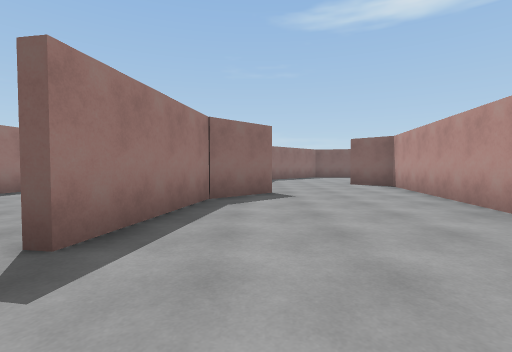
[1] (above)

22 first-person views from a walk through a scene from a Unity 3-D project. The camera is 1.2 m above the floor, tilts 2° down and sees 85° across. The floor is counted in squares, 2 m on a side. Each view is taken from the middle of a square. On the plan, view 1 faces up. The plan holds only what a view shows up to about 9 squares ahead; the rest is blank. The place goes on beyond the plan. Surface patterns are stand-ins for the level's own textures.

[2]
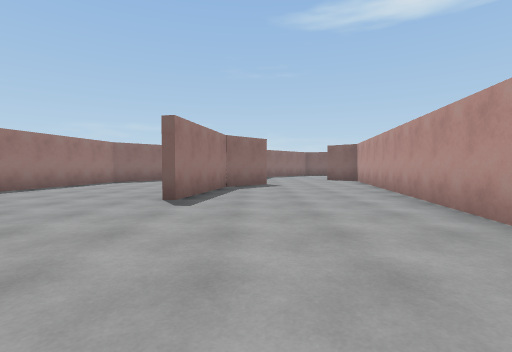

[3]
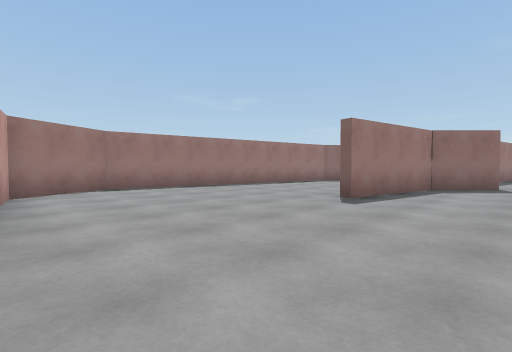

[4]
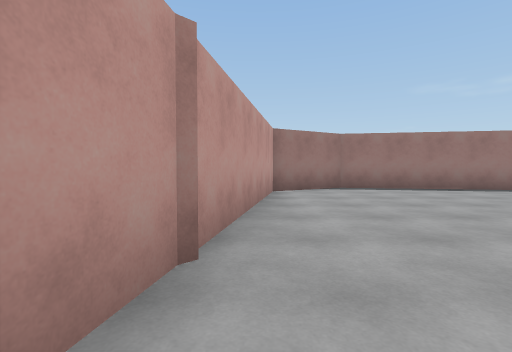

[5]
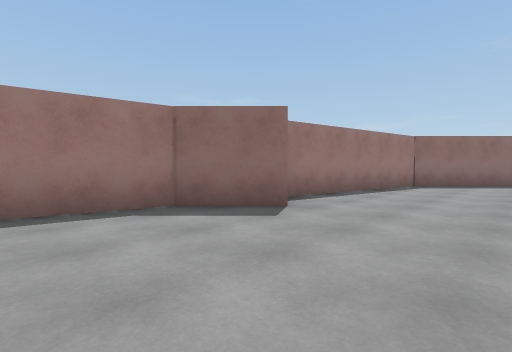

[6]
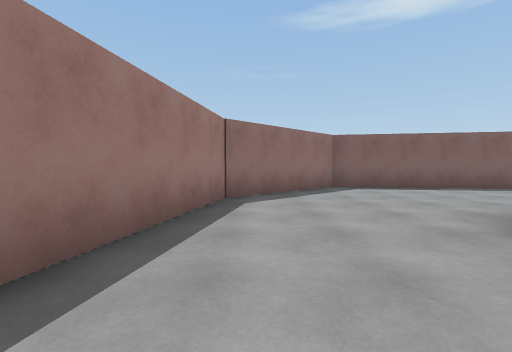

[7]
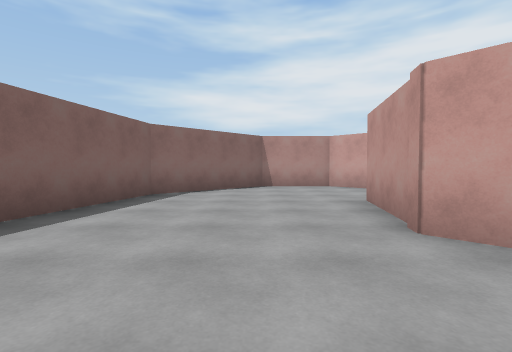

[8]
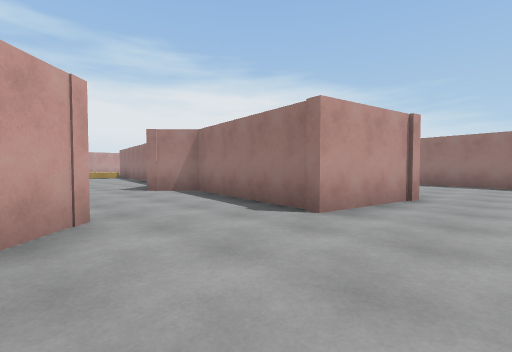

[9]
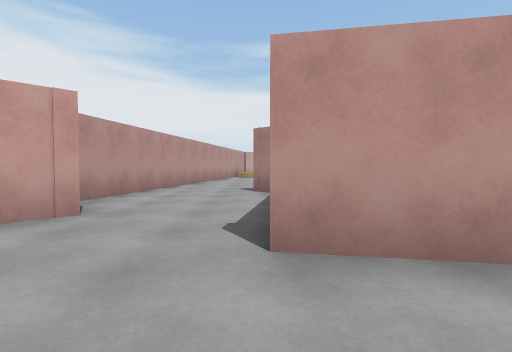

[10]
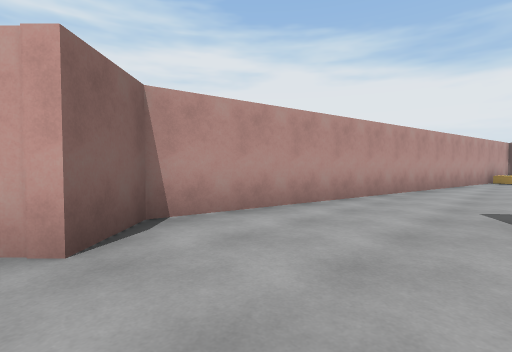

[11]
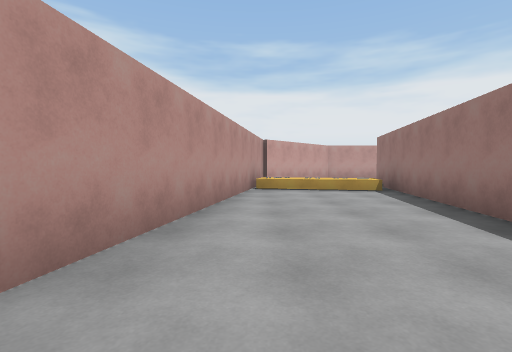

[12]
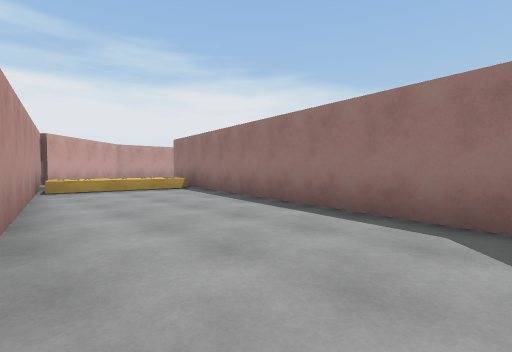

[13]
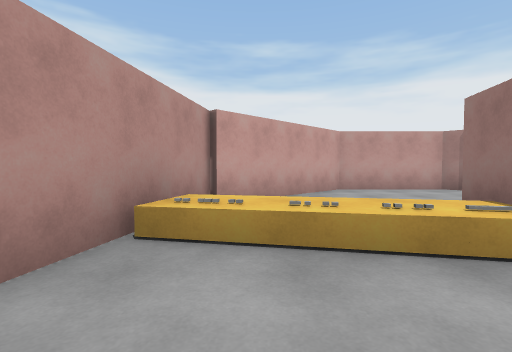

[14]
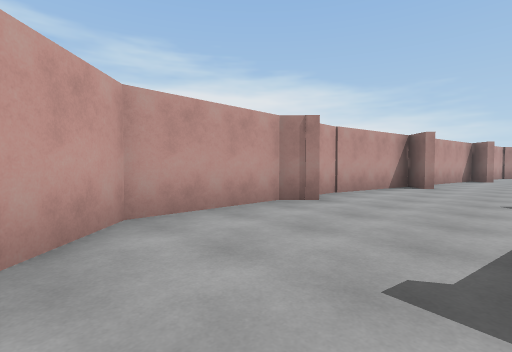

[15]
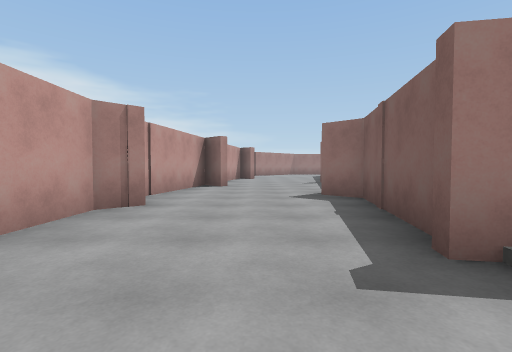

[16]
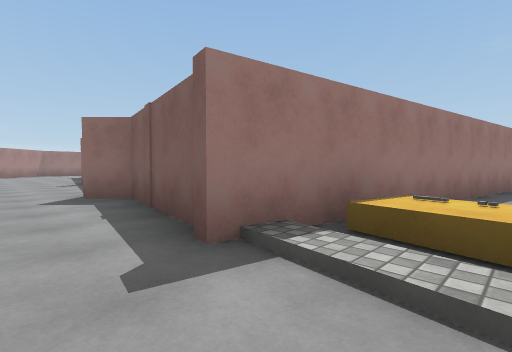

[17]
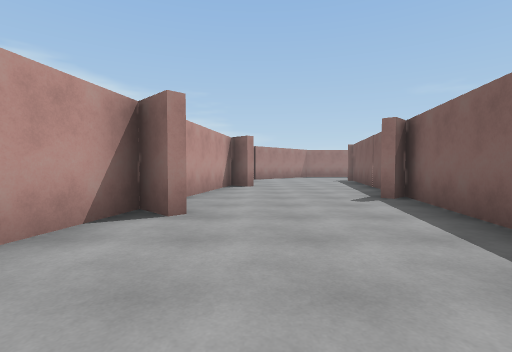

[18]
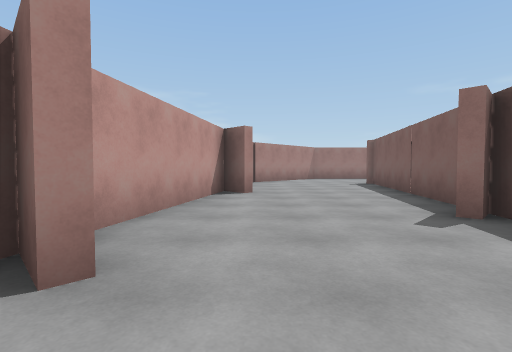

[19]
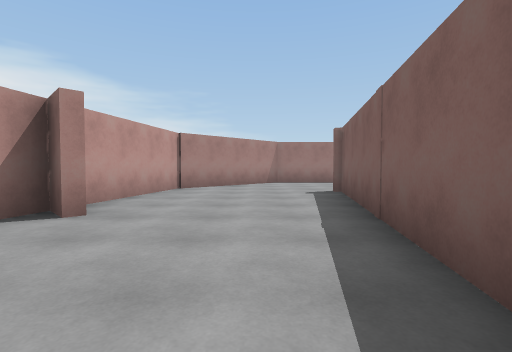

[20]
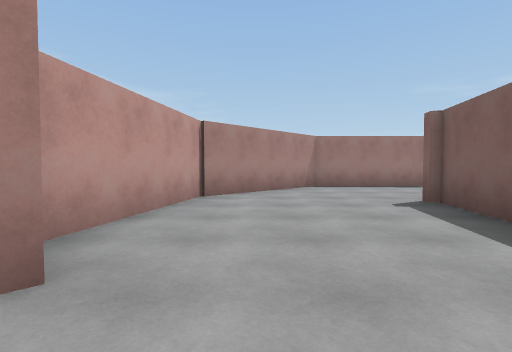

[21]
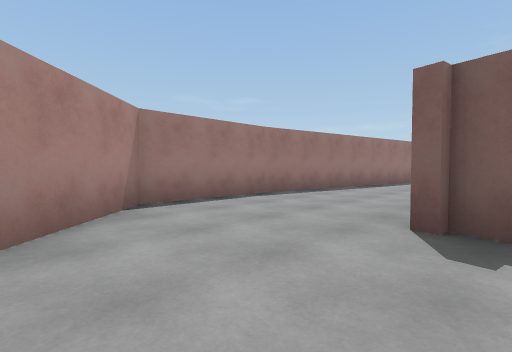

[22]
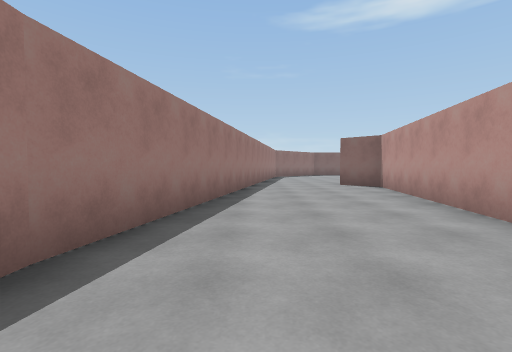

### Floor plan
Ten units are one square. View 1 is at (0, 0); x grows to the right and y downward. Boxes are objects, and circles mark ways between rooms. Rooms are numbered by the first view taken in them; rooms with no view inside come last. Other rooms are left out.
<svg viewBox="-149 -156 258 243">
<path fill="none" stroke="#000" d="M4 -64 -9 -51 -14 -19 -18 -20M40 -101 44 -105 68 -101 61 -62 71 -53M26 2 41 -83 34 -90M-55 -66 -68 6 -57 26 4 37M97 -55 101 -77 92 -86 104 -98 104 -118 79 -142 32 -151 4 -123 -5 -73M-45 31 -40 35M57 -39 42 49M79 46 97 -55M17 77 22 82 48 82 76 54M37 45 7 40 0 47M1 82 9 82M-15 79 2 82M77 56 79 46M-103 -9 -94 -61 -103 -70M-144 2 -144 32 -115 60M-117 61 -82 67M-51 30 -106 20M-78 68 -35 75M-131 -71 -144 4M-16 36 -45 31M-23 70 -29 76 -15 79"/>
<rect x="45" y="25" width="10" height="10" fill="#bbb"><title>other object</title></rect>
<rect x="55" y="25" width="10" height="10" fill="#bbb"><title>other object</title></rect>
<rect x="65" y="35" width="10" height="10" fill="#bbb"><title>other object</title></rect>
<rect x="65" y="25" width="10" height="10" fill="#bbb"><title>other object</title></rect>
<rect x="75" y="35" width="10" height="10" fill="#bbb"><title>other object</title></rect>
<circle cx="85" cy="-60" r="3" fill="#2a7"/>
<circle cx="60" cy="50" r="3" fill="#2a7"/>
<circle cx="-20" cy="60" r="3" fill="#2a7"/>
<text x="10" y="-60">1</text>
<text x="70" y="0">2</text>
<text x="20" y="60">3</text>
<text x="-110" y="10">4</text>
</svg>
Room 1 opens to room 2. Room 2 opens to room 3. Room 3 opens to room 4.

Where each view was taken, in squares from view 1:
view 1: 0 up, 0 right, facing up
view 2: 3 down, 0 right, facing up
view 3: 3 down, 1 right, facing up-left
view 4: 3 down, 1 right, facing left
view 5: 3 up, 3 right, facing up-left
view 6: 7 up, 1 right, facing up
view 7: 12 up, 2 right, facing right
view 8: 12 up, 10 right, facing down-left
view 9: 12 up, 7 right, facing down
view 10: 9 up, 7 right, facing down-right
view 11: 4 up, 8 right, facing down
view 12: 4 up, 9 right, facing down-left
view 13: 1 down, 7 right, facing down
view 14: 5 down, 6 right, facing down-left
view 15: 6 down, 6 right, facing left
view 16: 6 down, 6 right, facing up-left
view 17: 6 down, 1 right, facing left
view 18: 6 down, 1 left, facing left
view 19: 4 down, 4 left, facing left
view 20: 5 down, 6 left, facing left
view 21: 5 down, 10 left, facing up-left
view 22: 2 down, 13 left, facing up
